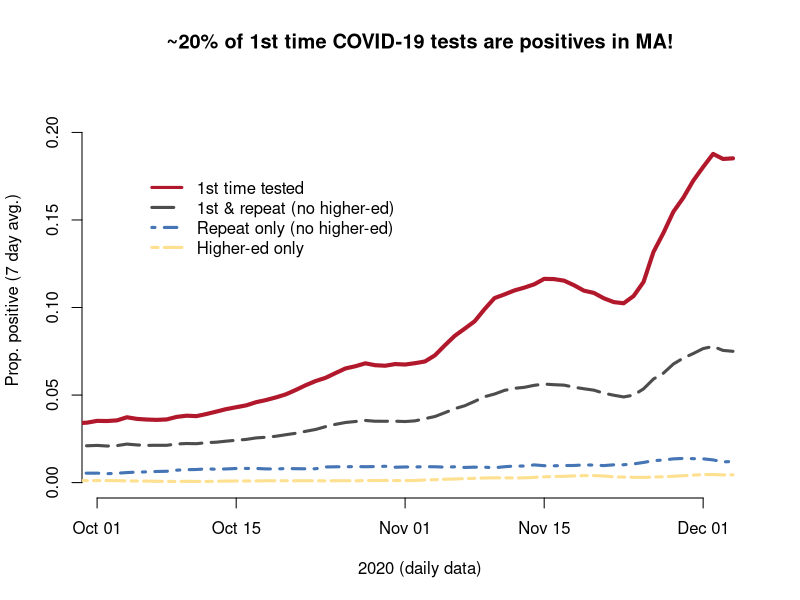
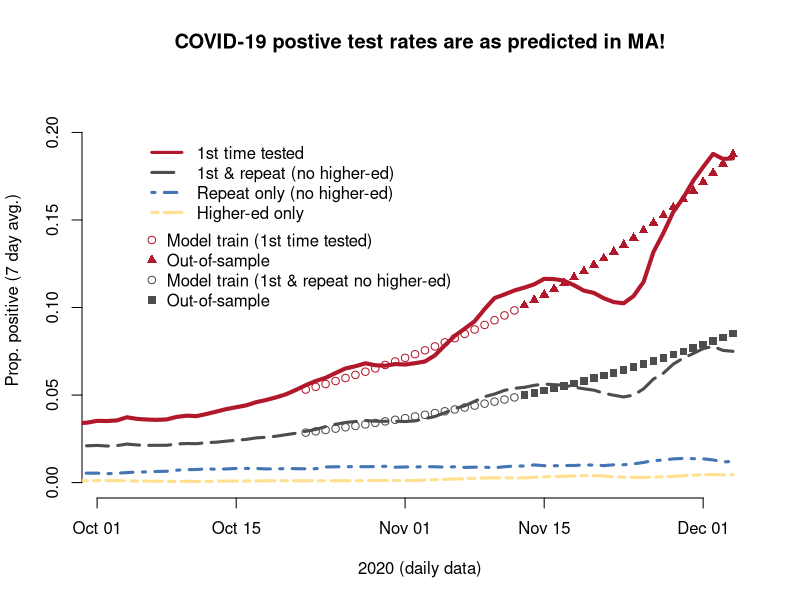

R code for these plots, in order:
#SV Scarpino
#Dec 2020
#COVID MA

###########
#libraries#
###########
library(zoo)

#########
#Globals#
#########


######
#Data#
######
test <- read.csv("covid-19-dashboard_12-05-2020/Testing2.csv")
pos <- read.csv("covid-19-dashboard_12-05-2020/TestingByDate.csv")

test$Date <- as.POSIXct(strptime(test$Date , format = "%m/%d/%y"))
pos$Date <- as.POSIXct(strptime(pos$Date , format = "%m/%d/%y"))

per_first_time_pos <- pos$Molecular.Positive.New/pos$First.Molecular.Test.per.person
per_repeat_pos_no_uni <- (pos$All.Positive.Molecular.Tests_MA.without.Higher.ED - pos$Molecular.Positive.New)/(pos$All.Molecular.Tests_MA.without.Higher.ED - pos$First.Molecular.Test.per.person)
per_all_pos_no_uni <- pos$All.Positive.Molecular.Tests_MA.without.Higher.ED/pos$All.Molecular.Tests_MA.without.Higher.ED
per_all_pos_uni <- pos$All.Positive.Molecular.Tests_Higher.Ed.ONLY/pos$All.Molecular.Tests_Higher.Ed.ONLY

#######
#Plots#
#######
use <- which(pos$Date > as.POSIXct(strptime("10/01/20", format = "%m/%d/%y")))
use2 <- which(pos$Date > as.POSIXct(strptime("09/01/20", format = "%m/%d/%y")))

quartz()
plot(pos$Date[use], per_first_time_pos[use], type = "p", pch = 16, xlab = "2020 (daily data)", ylab = "Prop. positive (7 day avg.)", main = "~20% of 1st time COVID-19 tests are positives in MA!", bty = "n", lwd = 2, ylim = c(0, 0.22), col = "#4d4d4d00")
points(pos$Date[use2][-c(1:6)], rollmean(per_first_time_pos[use2], 7), type = "l", col = "#b2182b", lwd = 4, lty = 1)
points(pos$Date[use2][-c(1:6)], rollmean(per_all_pos_no_uni[use2], 7), type = "l", col = "#4d4d4d", lwd = 3, lty = 5)
points(pos$Date[use2][-c(1:6)], rollmean(per_repeat_pos_no_uni[use2], 7), type = "l", col = "#4575b4", lwd = 3, lty = 4)
points(pos$Date[use2][-c(1:6)], rollmean(per_all_pos_uni[use2], 7), type = "l", col = "#fee090", lwd = 3, lty = 6)

legend(as.POSIXct(strptime("10/05/20", format = "%m/%d/%y")), 0.18, col = c("#b2182b", "#4d4d4d", "#4575b4","#fee090"), lty = c(1, 5, 4, 6), lwd = 3, legend = c("1st time tested", "1st & repeat (no higher-ed)", "Repeat only (no higher-ed)", "Higher-ed only"), bty = "n")


###########
#Model fit#
###########

quartz()
plot(pos$Date[use], per_first_time_pos[use], type = "p", pch = 16, xlab = "2020 (daily data)", ylab = "Prop. positive (7 day avg.)", main = "COVID-19 postive test rates are as predicted in MA!", bty = "n", lwd = 2, ylim = c(0, 0.22), col = "#4d4d4d00")
points(pos$Date[use2][-c(1:6)], rollmean(per_first_time_pos[use2], 7), type = "l", col = "#b2182b", lwd = 4, lty = 1)
points(pos$Date[use2][-c(1:6)], rollmean(per_all_pos_no_uni[use2], 7), type = "l", col = "#4d4d4d", lwd = 3, lty = 5)
points(pos$Date[use2][-c(1:6)], rollmean(per_repeat_pos_no_uni[use2], 7), type = "l", col = "#4575b4", lwd = 3, lty = 4)
points(pos$Date[use2][-c(1:6)], rollmean(per_all_pos_uni[use2], 7), type = "l", col = "#fee090", lwd = 3, lty = 6)

legend(as.POSIXct(strptime("10/05/20", format = "%m/%d/%y")), 0.2, col = c("#b2182b", "#4d4d4d", "#4575b4","#fee090"), lty = c(1, 5, 4, 6), lwd = 3, legend = c("1st time tested", "1st & repeat (no higher-ed)", "Repeat only (no higher-ed)", "Higher-ed only"), bty = "n")

train <- 44:71
test <- (train[length(train)]+1):length(use2)
x <- (train[-c(1:6)]-min(train))
mod <- lm(log(rollmean(per_all_pos_no_uni[use2[train]], 7)) ~ x)
eval <- mod$coefficients[1] + mod$coefficients[2]*(test-min(train))
points(pos$Date[use2[train+1][-c(1:6)]], exp(mod$fitted.values), col = "#4d4d4d")
points(pos$Date[use2[test+1]], exp(eval), pch = 15, col = "#4d4d4d")

train <- 44:71
test <- (train[length(train)]+1):length(use2)
x <- (train[-c(1:6)]-min(train))
mod <- lm(log(rollmean(per_first_time_pos[use2[train]], 7)) ~ x)
eval <- mod$coefficients[1] + mod$coefficients[2]*(test-min(train))
points(pos$Date[use2[train+1][-c(1:6)]], exp(mod$fitted.values), col = "#b2182b")
points(pos$Date[use2[test+1]], exp(eval), pch = 17, col = "#b2182b")

legend(as.POSIXct(strptime("10/05/20", format = "%m/%d/%y")), 0.15, col = c("#b2182b", "#b2182b", "#4d4d4d", "#4d4d4d"), legend = c("Model train (1st time tested)", "Out-of-sample", "Model train (1st & repeat no higher-ed)", "Out-of-sample"), pch = c(1, 17, 1, 15), bty = "n")
